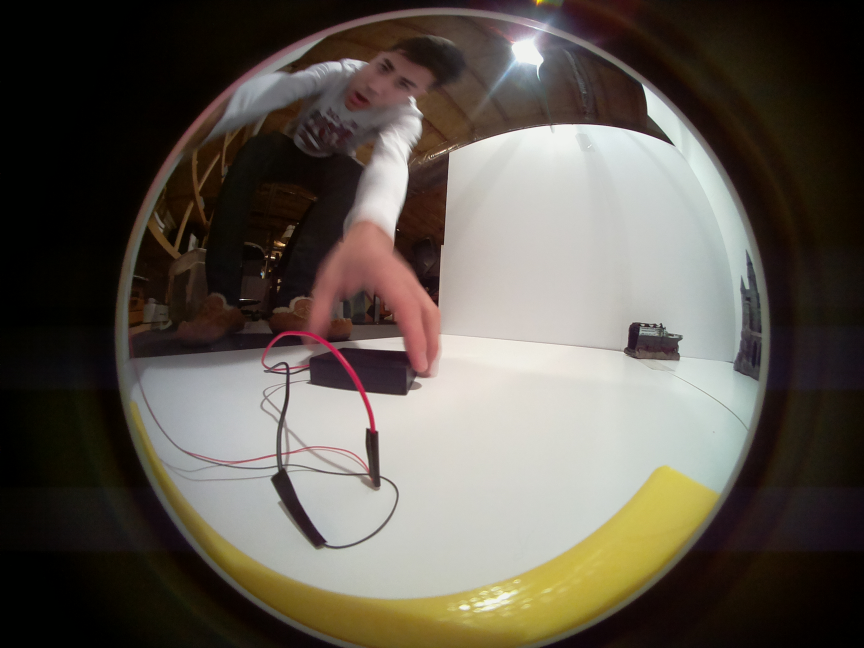
#> input picture distortion/raw_photos/aquarium0.jpg, 2592 x 1944 px (shown at 1/3 size); its folder holds only this picture in this run
$ python generate_mask.py
#> lines starting #> are read from the running program, lines starting #| are printed output that depends on the picture
import cv2
import glob
import math
import numpy as np
import subprocess
import os
import json
from lib_utils import *

WIDTH = 2592
HEIGHT = 1944
OLD_WIDTH = 1920
OLD_HEIGHT = 1080

path_to_imgs = "./raw_photos/"
path_to_write = "./grey_photos/"
file_list = sorted(glob.glob(path_to_imgs + "*.jpg"))

def mn_to_uvw(mn):
    """Uses camera calibration to derive uvw rays in the camera frame from mn coordinates in the image plane.

    Args:
        mn (float): Pixel coordinates of blob centroids

    Returns:
        float: uvw rays in the camera frame
    """
    scaling_factor = 2592 / U_CAM_NRES

    A_inv = np.array([[1., -U_CAM_d], [-U_CAM_e, U_CAM_c]])
    T = np.array([[U_CAM_xc, U_CAM_yc]]).T
    mn_dash = A_inv @ (scaling_factor * mn - T)

    rho = np.linalg.norm(mn_dash, axis=0)
    z = np.polyval(U_CAM_ss, rho)

    uvw = np.vstack((mn_dash, z))
    uvw_norm = np.linalg.norm(uvw, axis=0)
    uvw = uvw / uvw_norm[None, :]

    return uvw


img = cv2.imread(file_list[0], cv2.IMREAD_GRAYSCALE)
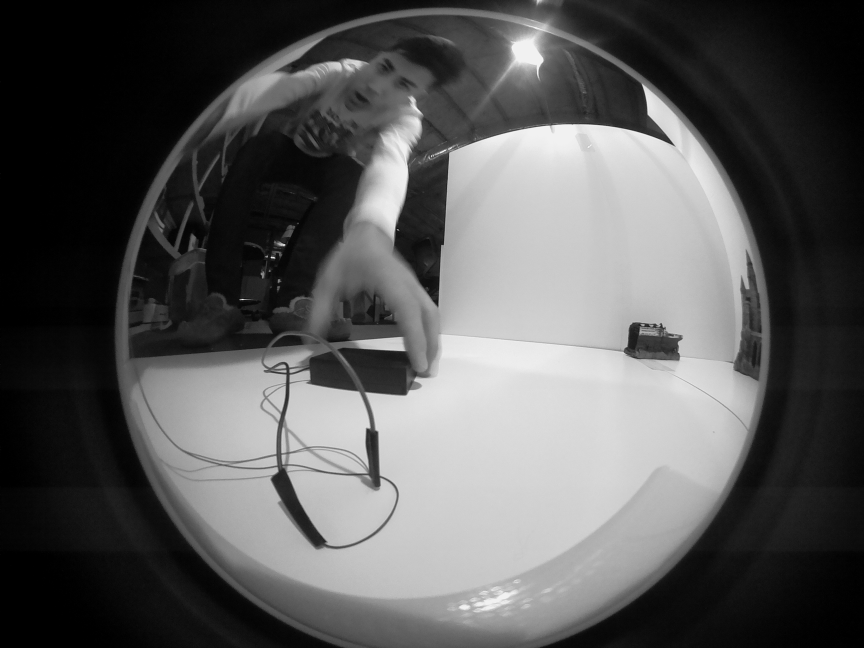
#> img: shape (1944, 2592) (shown at 1/3 size); min 0, max 255, mean 89.4
mask = np.zeros((HEIGHT, WIDTH))

# filter for theta < phi
FOV = 170
phi = FOV / 2
in_dir = np.array([0, 0, -1]).T


for m in range(HEIGHT) :
	for n in range(WIDTH) :
		mn = np.array([[m], [n]])
#> (the run stopped early here; a loop or call above may not have finished)
